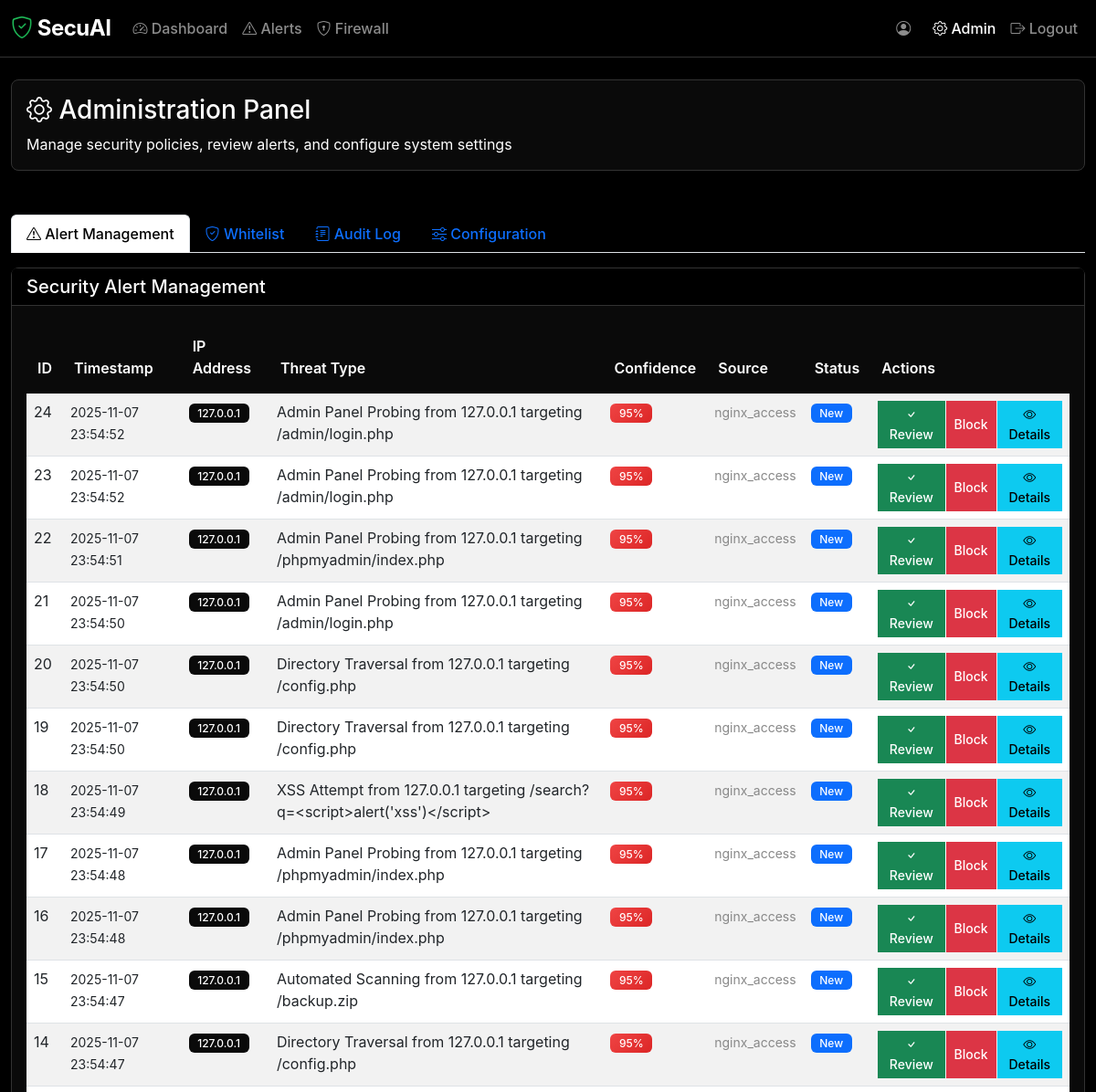
Page /admin (signed in, upper part) on the earlier database version.
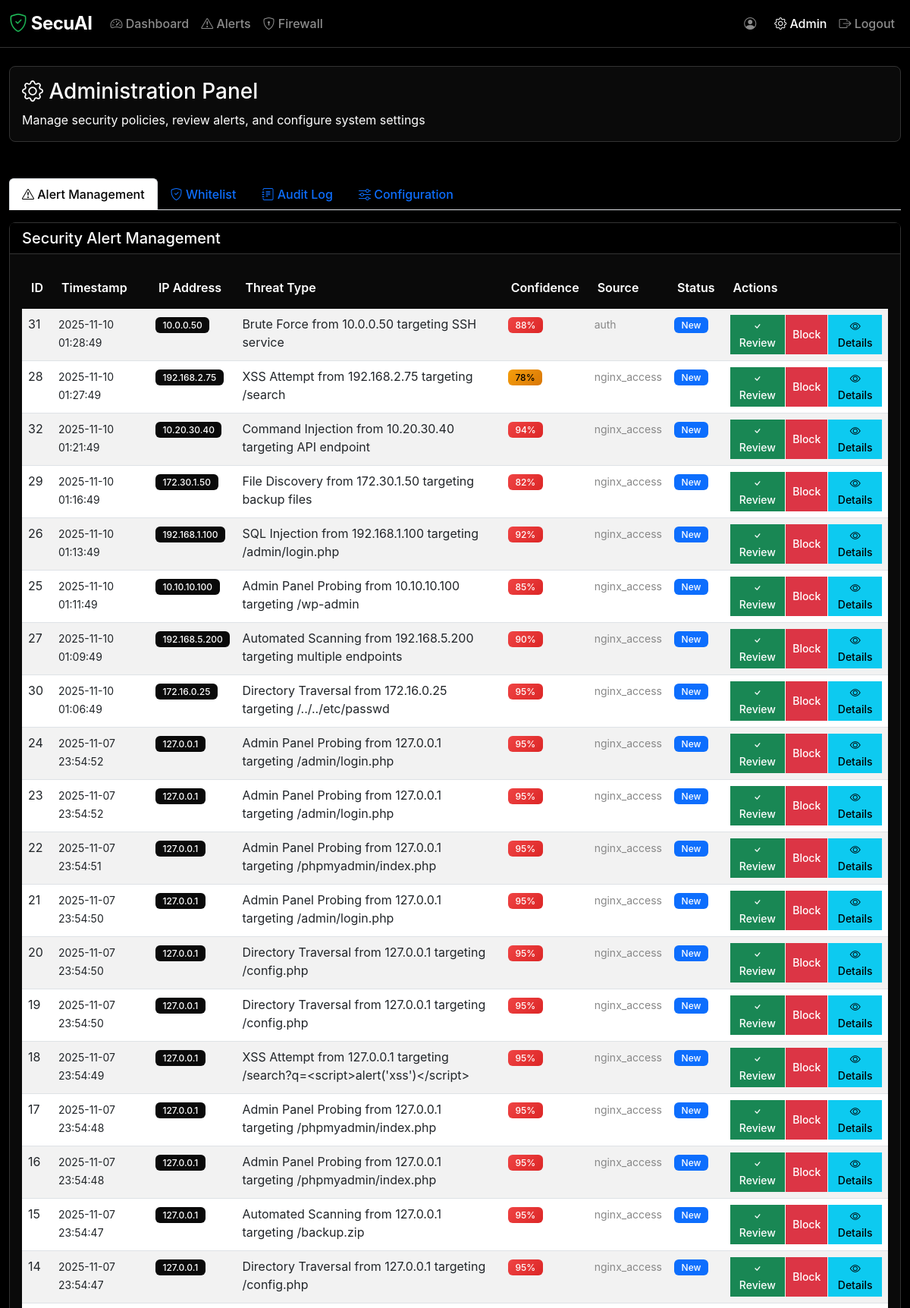
Same page on the later database version.
### models.py (models this page shows, shortened)
class Alert(db.Model):
    __tablename__ = 'alerts'
    id = db.Column(db.Integer, primary_key=True)
    ip = db.Column(db.String(45), nullable=False, index=True)  # Support IPv6
    reason = db.Column(db.String(255), nullable=False)
    confidence = db.Column(db.Float, default=0.5, nullable=False)
    details = db.Column(db.Text)  # JSON string with additional data
    source = db.Column(db.String(100), nullable=False)  # api, upload:filename, honeypot, etc.
    status = db.Column(db.String(20), default='new', nullable=False)  # new, reviewed, ignored, blocked
    created_at = db.Column(db.DateTime, default=datetime.utcnow, nullable=False, index=True)
    reviewed_at = db.Column(db.DateTime)
    reviewed_by = db.Column(db.Integer, db.ForeignKey('users.id'))
    reviewer = db.relationship('User', backref='reviewed_alerts')

### app.py (the view)
@app.route('/admin')
@login_required
def admin():
    try:
        audit_logs = AuditLog.query.order_by(AuditLog.created_at.desc()).limit(50).all()
        alerts = Alert.query.order_by(Alert.created_at.desc()).limit(100).all()
        whitelist = Whitelist.query.filter(Whitelist.is_active == True).all()
        user_count = User.query.count()
        return render_template('admin.html',
                             audit_logs=audit_logs,
                             alerts=alerts,
                             whitelist=whitelist,
                             user_count=user_count)
    except Exception as e:
        logger.error(f"Admin error: {e}")
        flash(f'Admin panel error: {str(e)}')
        return redirect(url_for('dashboard'))

### app.py (called while the page is built)
@login_manager.user_loader
def load_user(user_id):
    return db.session.get(User, int(user_id))

def initialize_monitor():
    global monitor_started
    if not monitor_started:
        clear_sample_data()
        start_log_monitor()
        monitor_started = True
        logger.info("🚀 SecuAI initialization complete")

@app.before_request
def before_request():
    initialize_monitor()

### templates/admin.html (shortened to what the changed rows need)
<!DOCTYPE html>
<html lang="en">
<head>
    <link href="https://cdn.jsdelivr.net/npm/bootstrap@5.3.0/dist/css/bootstrap.min.css" rel="stylesheet">
    <link href="https://cdn.jsdelivr.net/npm/bootstrap-icons@1.10.0/font/bootstrap-icons.css" rel="stylesheet">
    <link href="{{ url_for('static', filename='css/style.css') }}" rel="stylesheet">
</head>
<body>
    <div class="container-fluid mt-4">
        <div class="tab-content" id="adminTabContent">
            <div class="tab-pane fade show active" id="alerts-panel" role="tabpanel">
                <div class="card mt-3">
                    <div class="card-body">
                        <div class="table-responsive">
                            <table class="table table-striped">
                                <thead>
                                    <tr>
                                        <th>ID</th>
                                        <th>Timestamp</th>
                                        <th>IP Address</th>
                                        <th>Threat Type</th>
                                        <th>Confidence</th>
                                        <th>Source</th>
                                        <th>Status</th>
                                        <th>Actions</th>
                                    </tr>
                                </thead>
                                <tbody>
                                    {% for alert in alerts %}
                                    <tr>
                                        <td>{{ alert.id }}</td>
                                        <td>
                                            <small>{{ alert.created_at.strftime('%Y-%m-%d %H:%M:%S') }}</small>
                                        </td>
                                        <td>
                                            <span class="badge bg-secondary">{{ alert.ip }}</span>
                                        </td>
                                        <td>{{ alert.reason }}</td>
                                        <td>
                                            {% set confidence_percent = (alert.confidence * 100) | int %}
                                            {% if confidence_percent >= 80 %}
                                                <span class="badge bg-danger">{{ confidence_percent }}%</span>
                                            {% elif confidence_percent >= 60 %}
                                                <span class="badge bg-warning">{{ confidence_percent }}%</span>
                                            {% else %}
                                                <span class="badge bg-info">{{ confidence_percent }}%</span>
                                            {% endif %}
                                        </td>
                                        <td>
                                            <small class="text-muted">{{ alert.source }}</small>
                                        </td>
                                        <td>
                                            {% if alert.status == 'new' %}
                                                <span class="badge bg-primary">New</span>
                                            {% elif alert.status == 'reviewed' %}
                                                <span class="badge bg-success">Reviewed</span>
                                            {% elif alert.status == 'ignored' %}
                                                <span class="badge bg-secondary">Ignored</span>
                                            {% elif alert.status == 'blocked' %}
                                                <span class="badge bg-danger">Blocked</span>
                                            {% endif %}
                                        </td>
                                        <td>
                                            <div class="btn-group" role="group">
                                                {% if alert.status == 'new' %}
                                                <button class="btn btn-sm btn-success"
                                                        onclick="reviewAlert({{ alert.id }})">
                                                    <i class="bi bi-check"></i> Review
                                                </button>
                                                <button class="btn btn-sm btn-danger"
                                                        onclick="blockFromAlert('{{ alert.ip }}', {{ alert.id }})">
                                                     Block
                                                </button>
                                                {% endif %}
                                                <button class="btn btn-sm btn-info"
                                                        onclick="viewAlertDetails({{ alert.id }})">
                                                    <i class="bi bi-eye"></i> Details
                                                </button>
                                            </div>
                                        </td>
                                    </tr>
                                    {% endfor %}
                                </tbody>
                            </table>
                        </div>
                    </div>
                </div>
            </div>
        </div>
    </div>
</body>
</html>

Differences in the rows shown:
added Alert: id "31", created_at "2025-11-10 01:28:49", ip "10.0.0.50", reason "Brute Force from 10.0.0.50 targeting SSH service", confidence_percent "88", source "auth", status "New"
added Alert: id "28", created_at "2025-11-10 01:27:49", ip "192.168.2.75", reason "XSS Attempt from 192.168.2.75 targeting /search", confidence_percent "78", source "nginx_access", status "New"
added Alert: id "32", created_at "2025-11-10 01:21:49", ip "10.20.30.40", reason "Command Injection from 10.20.30.40 targeting API endpoint", confidence_percent "94", source "nginx_access", status "New"
added Alert: id "29", created_at "2025-11-10 01:16:49", ip "172.30.1.50", reason "File Discovery from 172.30.1.50 targeting backup files", confidence_percent "82", source "nginx_access", status "New"
added Alert: id "26", created_at "2025-11-10 01:13:49", ip "192.168.1.100", reason "SQL Injection from 192.168.1.100 targeting /admin/login.php", confidence_percent "92", source "nginx_access", status "New"
added Alert: id "25", created_at "2025-11-10 01:11:49", ip "10.10.10.100", reason "Admin Panel Probing from 10.10.10.100 targeting /wp-admin", confidence_percent "85", source "nginx_access", status "New"
added Alert: id "27", created_at "2025-11-10 01:09:49", ip "192.168.5.200", reason "Automated Scanning from 192.168.5.200 targeting multiple endpoints", confidence_percent "90", source "nginx_access", status "New"
added Alert: id "30", created_at "2025-11-10 01:06:49", ip "172.16.0.25", reason "Directory Traversal from 172.16.0.25 targeting /../../etc/passwd", confidence_percent "95", source "nginx_access", status "New"
